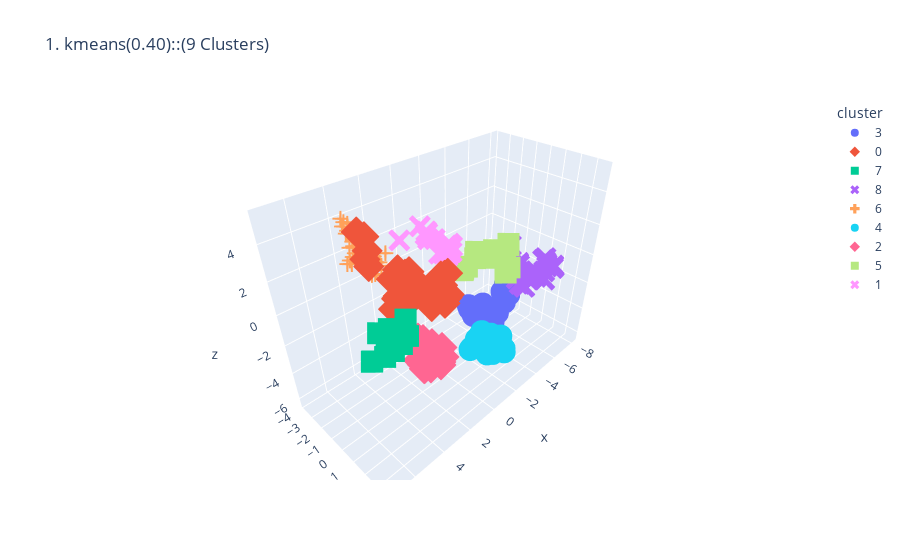
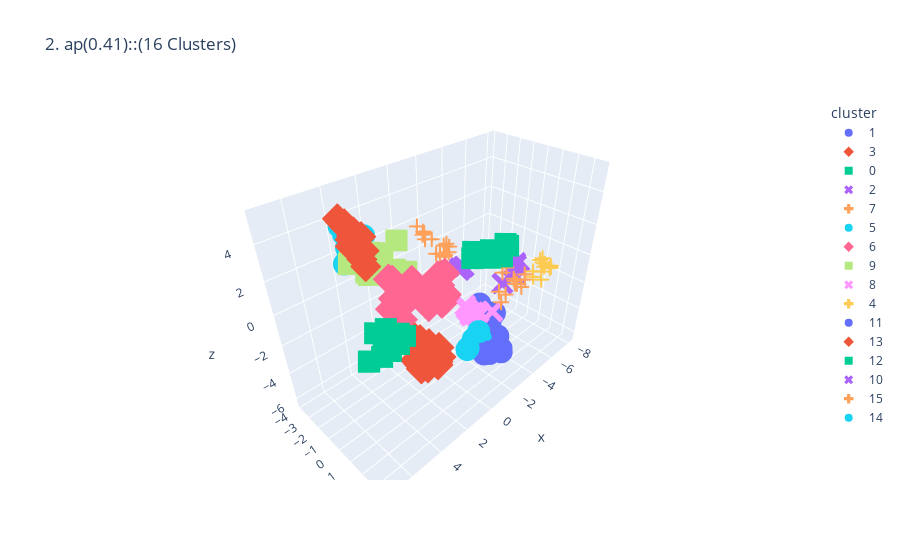
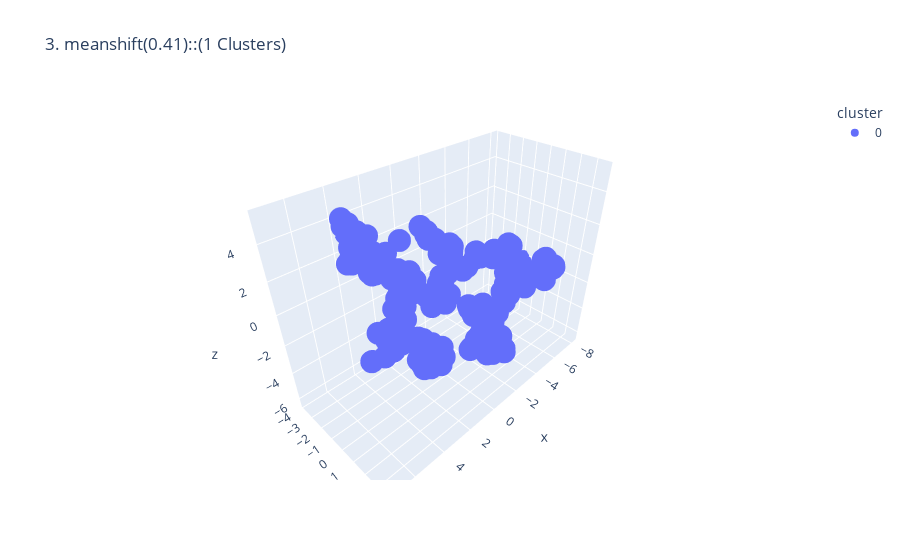
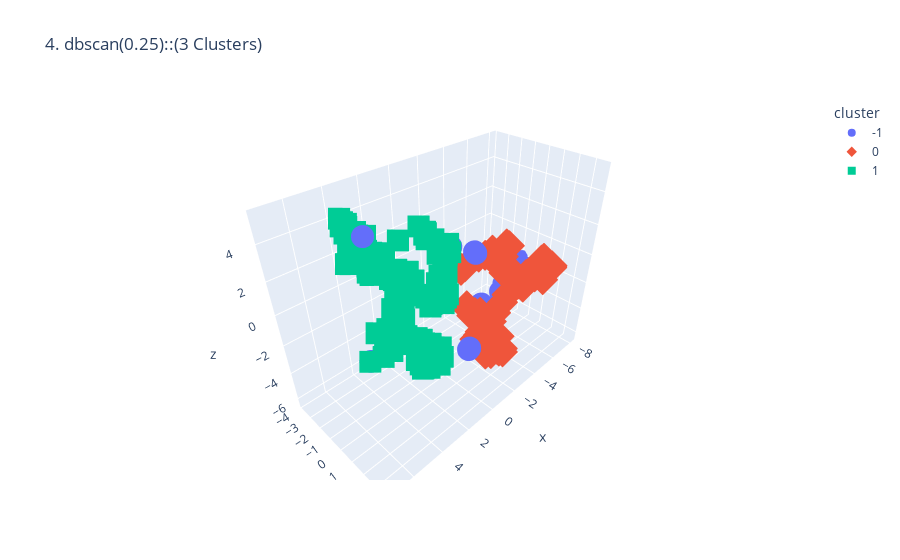

Notebook cell for these charts, in order:
### Markdown cell above
# 3D Plots

### Code cell
nn = 1
for name, model in fine_tunes_models.items():
    model.fit(x_scaled)

    if hasattr(model, "labels_"):
        y_pred = model.labels_.astype(int)
    else:
        y_pred = model.predict(x_scaled)  # Use x_scaled, not X
    
    n_clusters = np.unique(y_pred).size
    if n_clusters > 1:
        score = silhouette_score(x_scaled, y_pred)
    plot_datapoints(x_scaled, y_pred, n_components=3, title=f'{nn}. {name}({score:.2f})::({n_clusters} Clusters)')
        
    nn += 1
#     print(nn)

### Figure 1 — Plotly figure (JSON) as saved in the notebook; plotly's stock layout.template omitted (floating-point values rounded to 4 significant figures)
{"data": [{"hovertemplate": "cluster=3<br>x=%{x}<br>y=%{y}<br>z=%{z}<extra></extra>", "legendgroup": "3", "marker": {"color": "#636efa", "symbol": "circle"}, "mode": "markers", "name": "3", "scene": "scene", "showlegend": true, "type": "scatter3d", "x": [-5.079, -4.656, -6.648, -4.607, -4.626, -6.116, -4.68, -4.889, -4.657, -5.136, -4.211, -4.209, -4.668, -3.671, -3.552, -3.58, -3.679, -5.148, -4.777, -3.189, -3.283, -3.136, -3.271, -3.058, -3.065], "y": [-1.649, -1.006, -1.049, -0.9284, -1.24, -0.8838, -0.8203, -0.5088, -0.4656, -0.3918, -0.6714, -0.4337, -0.1926, -1.161, -1.116, -1.055, -0.5208, 0.3909, 0.3676, -1.256, -0.6172, -0.9676, -0.3183, -1.043, -0.08903], "z": [-4.757, -6.114, -3.537, -6.002, -5.538, -3.859, -5.676, -5.513, -5.875, -4.846, -6.322, -6.226, -4.374, -4.482, -4.595, -4.584, -4.066, -2.955, -3.378, -3.667, -3.926, -3.888, -3.938, -3.716, -3.874]}, {"hovertemplate": "cluster=0<br>x=%{x}<br>y=%{y}<br>z=%{z}<extra></extra>", "legendgroup": "0", "marker": {"color": "#EF553B", "symbol": "diamond"}, "mode": "markers", "name": "0", "scene": "scene", "showlegend": true, "type": "scatter3d", "x": [5.189, 5.299, 5.09, 5.164, 4.748, 5.168, 4.53, 4.497, 4.546, 4.69, 4.28, 4.159, 3.669, 3.783, 3.559, 3.84, 3.017, 3.112, 3.34, 2.752, 2.736, 3.084, 2.869, 2.745, 2.829, 2.641, 3.239, 1.957, 2.017, 1.982], "y": [0.6396, 0.8985, -0.02281, 0.4778, 0.08765, 2.155, 1.944, 1.538, 1.34, 1.783, 2.12, 1.376, 2.611, 2.983, 2.811, 1.225, -0.1903, 1.146, 2.042, 2.319, 2.571, 3.067, 0.1617, 2.99, 2.948, 0.1858, -0.02157, 2.105, 1.965, 1.675], "z": [5.288, 4.049, 5.211, 4.151, 4.228, 2.468, 3.101, 3.298, 3.284, 2.565, 2.693, 2.675, 2.52, 2.3, 2.211, 1.394, 2.366, 2.441, 2.205, 2.679, 2.691, 2.149, 2.215, 2.405, 2.26, 2.252, 1.027, 2.741, 2.593, 2.4]}, {"hovertemplate": "cluster=7<br>x=%{x}<br>y=%{y}<br>z=%{z}<extra></extra>", "legendgroup": "7", "marker": {"color": "#00cc96", "symbol": "square"}, "mode": "markers", "name": "7", "scene": "scene", "showlegend": true, "type": "scatter3d", "x": [6.574, 6.48, 6.84, 6.506, 7.192, 6.454, 7.164, 6.361, 5.848, 5.98, 5.908, 5.605, 5.192], "y": [3.448, 3.515, 3.619, 2.828, 3.201, 3.315, 3.189, 3.552, 3.462, 3.595, 2.719, 3.538, 2.927], "z": [2.443, 2.484, 1.866, 2.375, 1.57, 2.333, 1.559, 1.816, 2.338, 1.962, 2.167, 2.117, 2.368]}, {"hovertemplate": "cluster=8<br>x=%{x}<br>y=%{y}<br>z=%{z}<extra></extra>", "legendgroup": "8", "marker": {"color": "#ab63fa", "symbol": "x"}, "mode": "markers", "name": "8", "scene": "scene", "showlegend": true, "type": "scatter3d", "x": [-8.011, -8.058, -7.164, -7.88, -7.643, -6.52, -7.181, -6.233, -7.926, -6.601, -7.895, -7.4, -7.843, -6.85, -6.641, -7.561, -5.874, -5.638, -5.631, -7.329, -5.644, -6.107, -7.378, -7.187, -7.08, -5.776], "y": [-0.9633, -0.8332, -0.5055, -0.9696, -1.015, 0.02847, 1.573, 0.249, 1.207, 0.7515, 1.701, 1.357, 1.704, 1.105, 1.301, 1.062, 0.6492, 0.8287, 0.5475, 1.973, 1.174, 1.003, 1.335, 1.495, 1.703, -0.2201], "z": [-2.36, -2.299, -2.817, -2.396, -2.54, -2.739, -2.219, -2.713, -1.5, -2.328, -1.522, -1.805, -1.404, -1.646, -1.878, -1.147, -2.347, -2.167, -1.895, -1.236, -2.227, -1.581, -0.8157, -0.9716, -1.132, 0.1022]}, {"hovertemplate": "cluster=6<br>x=%{x}<br>y=%{y}<br>z=%{z}<extra></extra>", "legendgroup": "6", "marker": {"color": "#FFA15A", "symbol": "cross"}, "mode": "markers", "name": "6", "scene": "scene", "showlegend": true, "type": "scatter3d", "x": [4.697, 4.88, 4.71, 4.857, 4.937, 4.733, 4.816, 3.691, 4.473, 4.451, 4.366, 4.145, 4.111, 3.337, 3.978, 4.098, 3.247, 3.81, 3.425, 3.539, 3.771, 3.335, 3.485, 3.335, 3.131, 2.919, 3.123, 2.955, 2.717, 2.494, 3.165, 2.434, 2.964], "y": [-1.79, -0.9823, -1.563, -0.8022, -0.2234, -1.232, -0.6376, -3.474, -1.35, -2.209, -1.951, -1.913, -2.197, -3.818, -2.736, -0.9714, -3.813, -1.381, -3.171, -3.331, -1.261, -1.638, -1.188, -2.747, -1.866, -3.869, -1.325, -1.695, -3.654, -3.274, -1.867, -1.856, -1.982], "z": [5.046, 5.161, 4.965, 4.129, 4.18, 4.861, 4.701, 3.683, 4.095, 2.417, 2.49, 3.012, 2.672, 3.027, 2.184, 2.334, 3.157, 2.917, 2.855, 2.486, 1.914, 2.826, 2.553, 1.986, 2.426, 2.753, 2.12, 2.08, 2.752, 2.788, 1.409, 2.322, 1.509]}, {"hovertemplate": "cluster=4<br>x=%{x}<br>y=%{y}<br>z=%{z}<extra></extra>", "legendgroup": "4", "marker": {"color": "#19d3f3", "symbol": "circle"}, "mode": "markers", "name": "4", "scene": "scene", "showlegend": true, "type": "scatter3d", "x": [-2.677, -2.544, -2.906, -2.957, -2.592, -2.211, -1.949, -2.173, -2.369, -2.031, -1.807, -1.774, -1.814, -1.509, -1.197, -1.311, -0.455, -0.3106], "y": [2.203, 2.334, 1.625, 1.679, 1.191, 2.307, 2.503, 2.055, 1.995, 0.9328, 1.267, 2.065, 0.9903, 1.961, 2.115, 1.162, 1.524, 1.578], "z": [-4.776, -4.88, -4.29, -4.289, -4.211, -4.391, -4.308, -4.52, -4.78, -3.824, -4.044, -4.683, -3.931, -4.468, -4.303, -3.822, -3.75, -3.732]}, {"hovertemplate": "cluster=2<br>x=%{x}<br>y=%{y}<br>z=%{z}<extra></extra>", "legendgroup": "2", "marker": {"color": "#FF6692", "symbol": "diamond"}, "mode": "markers", "name": "2", "scene": "scene", "showlegend": true, "type": "scatter3d", "x": [3.73, 3.412, 3.9, 3.338, 3.74, 3.184, 3.26, 3.606, 3.189, 3.036, 3.303, 3.627, 2.853, 3.42, 2.945, 2.712, 2.676, 2.423, 2.035, 2.197, 1.923], "y": [2.007, 1.886, 2.307, 1.426, 1.843, 1.777, 1.224, 2.595, 2.217, 2.088, 2.422, 2.132, 1.441, 1.946, 2.303, 1.883, 2.318, 1.707, 1.743, 1.813, 1.767], "z": [-0.7844, -0.469, -1.479, -0.703, -1.615, -0.914, -1.183, -1.709, -1.116, -0.8388, -1.407, -2.076, -1.412, -2.327, -1.881, -2.274, -2.339, -2.469, -1.946, -2.818, -2.673]}, {"hovertemplate": "cluster=5<br>x=%{x}<br>y=%{y}<br>z=%{z}<extra></extra>", "legendgroup": "5", "marker": {"color": "#B6E880", "symbol": "square"}, "mode": "markers", "name": "5", "scene": "scene", "showlegend": true, "type": "scatter3d", "x": [-4.979, -4.995, -3.143, -3.109, -3.301, -5.153, -4.58, -4.036, -3.807, -3.112, -4.985, -4.356, -4.16, -3.855, -5.396, -5.36, -4.374, -3.241, -2.95], "y": [0.1269, -0.799, -1.743, -1.74, -1.58, 0.256, -0.5991, -1.286, -1.365, -1.725, -0.02538, -0.4573, -0.7635, -0.997, -0.1342, -0.1172, -0.3914, -0.7297, -0.5627], "z": [-1.335, -0.2611, -1.075, -1.163, -0.9231, -0.9856, -0.4159, -0.3327, -0.4398, -1.007, -0.2453, -0.2542, -0.1236, -0.2221, 0.326, 0.4366, 0.2932, 0.4104, 0.6983]}, {"hovertemplate": "cluster=1<br>x=%{x}<br>y=%{y}<br>z=%{z}<extra></extra>", "legendgroup": "1", "marker": {"color": "#FF97FF", "symbol": "x"}, "mode": "markers", "name": "1", "scene": "scene", "showlegend": true, "type": "scatter3d", "x": [0.7072, 0.5124, 1.054, 0.7777, 0.6628, 1.434, 0.6572, 0.3124, 0.2468, 0.157, -0.1004, -0.1271, 0.01709, -0.6234, -0.6816], "y": [-0.6653, -1.353, 0.5964, -0.4757, -0.7738, -1.942, 0.4517, -1.039, 0.4002, 0.2692, -0.9328, -0.08121, 0.4196, -0.379, -0.2351], "z": [3.338, 3.301, 2.74, 3.005, 3.107, 2.62, 2.523, 2.96, 2.247, 2.052, 2.488, 2.445, 2.318, 2.229, 2.098]}], "layout": {"legend": {"title": {"text": "cluster"}, "tracegroupgap": 0}, "scene": {"domain": {"x": [0.0, 1.0], "y": [0.0, 1.0]}, "xaxis": {"title": {"text": "x"}}, "yaxis": {"title": {"text": "y"}}, "zaxis": {"title": {"text": "z"}}}, "title": {"text": "1. kmeans(0.40)::(9 Clusters)"}}}

### Figure 2 — Plotly figure (JSON) as saved in the notebook; plotly's stock layout.template omitted (floating-point values rounded to 4 significant figures)
{"data": [{"hovertemplate": "cluster=1<br>x=%{x}<br>y=%{y}<br>z=%{z}<extra></extra>", "legendgroup": "1", "marker": {"color": "#636efa", "symbol": "circle"}, "mode": "markers", "name": "1", "scene": "scene", "showlegend": true, "type": "scatter3d", "x": [-5.079, -4.656, -4.607, -4.626, -4.68, -4.889, -4.657, -5.136, -4.211, -4.209], "y": [-1.649, -1.006, -0.9284, -1.24, -0.8203, -0.5088, -0.4656, -0.3918, -0.6714, -0.4337], "z": [-4.757, -6.114, -6.002, -5.538, -5.676, -5.513, -5.875, -4.846, -6.322, -6.226]}, {"hovertemplate": "cluster=3<br>x=%{x}<br>y=%{y}<br>z=%{z}<extra></extra>", "legendgroup": "3", "marker": {"color": "#EF553B", "symbol": "diamond"}, "mode": "markers", "name": "3", "scene": "scene", "showlegend": true, "type": "scatter3d", "x": [5.189, 5.299, 5.09, 4.697, 5.164, 4.88, 4.71, 4.857, 4.937, 4.733, 4.816, 4.748, 4.473], "y": [0.6396, 0.8985, -0.02281, -1.79, 0.4778, -0.9823, -1.563, -0.8022, -0.2234, -1.232, -0.6376, 0.08765, -1.35], "z": [5.288, 4.049, 5.211, 5.046, 4.151, 5.161, 4.965, 4.129, 4.18, 4.861, 4.701, 4.228, 4.095]}, {"hovertemplate": "cluster=0<br>x=%{x}<br>y=%{y}<br>z=%{z}<extra></extra>", "legendgroup": "0", "marker": {"color": "#00cc96", "symbol": "square"}, "mode": "markers", "name": "0", "scene": "scene", "showlegend": true, "type": "scatter3d", "x": [6.574, 6.48, 6.84, 6.506, 7.192, 6.454, 7.164, 6.361, 5.848, 5.98, 5.908, 5.605], "y": [3.448, 3.515, 3.619, 2.828, 3.201, 3.315, 3.189, 3.552, 3.462, 3.595, 2.719, 3.538], "z": [2.443, 2.484, 1.866, 2.375, 1.57, 2.333, 1.559, 1.816, 2.338, 1.962, 2.167, 2.117]}, {"hovertemplate": "cluster=2<br>x=%{x}<br>y=%{y}<br>z=%{z}<extra></extra>", "legendgroup": "2", "marker": {"color": "#ab63fa", "symbol": "x"}, "mode": "markers", "name": "2", "scene": "scene", "showlegend": true, "type": "scatter3d", "x": [-8.011, -8.058, -6.648, -7.164, -7.88, -7.643], "y": [-0.9633, -0.8332, -1.049, -0.5055, -0.9696, -1.015], "z": [-2.36, -2.299, -3.537, -2.817, -2.396, -2.54]}, {"hovertemplate": "cluster=7<br>x=%{x}<br>y=%{y}<br>z=%{z}<extra></extra>", "legendgroup": "7", "marker": {"color": "#FFA15A", "symbol": "cross"}, "mode": "markers", "name": "7", "scene": "scene", "showlegend": true, "type": "scatter3d", "x": [-6.116, -6.52, -6.233, -6.601, -5.148, -4.777, -5.874, -5.638, -5.631, -5.644, -6.107, -4.979, -5.153], "y": [-0.8838, 0.02847, 0.249, 0.7515, 0.3909, 0.3676, 0.6492, 0.8287, 0.5475, 1.174, 1.003, 0.1269, 0.256], "z": [-3.859, -2.739, -2.713, -2.328, -2.955, -3.378, -2.347, -2.167, -1.895, -2.227, -1.581, -1.335, -0.9856]}, {"hovertemplate": "cluster=5<br>x=%{x}<br>y=%{y}<br>z=%{z}<extra></extra>", "legendgroup": "5", "marker": {"color": "#19d3f3", "symbol": "circle"}, "mode": "markers", "name": "5", "scene": "scene", "showlegend": true, "type": "scatter3d", "x": [3.691, 4.451, 3.337, 3.978, 3.247, 3.425, 3.539, 3.335, 2.919, 2.717, 2.494], "y": [-3.474, -2.209, -3.818, -2.736, -3.813, -3.171, -3.331, -2.747, -3.869, -3.654, -3.274], "z": [3.683, 2.417, 3.027, 2.184, 3.157, 2.855, 2.486, 1.986, 2.753, 2.752, 2.788]}, {"hovertemplate": "cluster=6<br>x=%{x}<br>y=%{y}<br>z=%{z}<extra></extra>", "legendgroup": "6", "marker": {"color": "#FF6692", "symbol": "diamond"}, "mode": "markers", "name": "6", "scene": "scene", "showlegend": true, "type": "scatter3d", "x": [5.168, 5.192, 4.53, 4.497, 4.546, 4.69, 4.28, 4.159, 3.669, 3.783, 3.559, 3.84, 3.112, 3.34, 2.752, 2.736, 3.084, 2.745, 2.829, 1.957, 2.017, 1.982], "y": [2.155, 2.927, 1.944, 1.538, 1.34, 1.783, 2.12, 1.376, 2.611, 2.983, 2.811, 1.225, 1.146, 2.042, 2.319, 2.571, 3.067, 2.99, 2.948, 2.105, 1.965, 1.675], "z": [2.468, 2.368, 3.101, 3.298, 3.284, 2.565, 2.693, 2.675, 2.52, 2.3, 2.211, 1.394, 2.441, 2.205, 2.679, 2.691, 2.149, 2.405, 2.26, 2.741, 2.593, 2.4]}, {"hovertemplate": "cluster=9<br>x=%{x}<br>y=%{y}<br>z=%{z}<extra></extra>", "legendgroup": "9", "marker": {"color": "#B6E880", "symbol": "square"}, "mode": "markers", "name": "9", "scene": "scene", "showlegend": true, "type": "scatter3d", "x": [4.366, 4.145, 4.111, 4.098, 3.81, 3.771, 3.335, 3.485, 3.131, 3.017, 3.123, 2.955, 2.869, 3.165, 2.434, 2.964, 2.641, 3.239, 1.434], "y": [-1.951, -1.913, -2.197, -0.9714, -1.381, -1.261, -1.638, -1.188, -1.866, -0.1903, -1.325, -1.695, 0.1617, -1.867, -1.856, -1.982, 0.1858, -0.02157, -1.942], "z": [2.49, 3.012, 2.672, 2.334, 2.917, 1.914, 2.826, 2.553, 2.426, 2.366, 2.12, 2.08, 2.215, 1.409, 2.322, 1.509, 2.252, 1.027, 2.62]}, {"hovertemplate": "cluster=8<br>x=%{x}<br>y=%{y}<br>z=%{z}<extra></extra>", "legendgroup": "8", "marker": {"color": "#FF97FF", "symbol": "x"}, "mode": "markers", "name": "8", "scene": "scene", "showlegend": true, "type": "scatter3d", "x": [-4.668, -3.671, -3.552, -3.58, -3.679, -3.189, -3.283, -3.136, -3.271, -3.058, -3.065], "y": [-0.1926, -1.161, -1.116, -1.055, -0.5208, -1.256, -0.6172, -0.9676, -0.3183, -1.043, -0.08903], "z": [-4.374, -4.482, -4.595, -4.584, -4.066, -3.667, -3.926, -3.888, -3.938, -3.716, -3.874]}, {"hovertemplate": "cluster=4<br>x=%{x}<br>y=%{y}<br>z=%{z}<extra></extra>", "legendgroup": "4", "marker": {"color": "#FECB52", "symbol": "cross"}, "mode": "markers", "name": "4", "scene": "scene", "showlegend": true, "type": "scatter3d", "x": [-7.181, -7.926, -7.895, -7.4, -7.843, -6.85, -6.641, -7.561, -7.329, -7.378, -7.187, -7.08], "y": [1.573, 1.207, 1.701, 1.357, 1.704, 1.105, 1.301, 1.062, 1.973, 1.335, 1.495, 1.703], "z": [-2.219, -1.5, -1.522, -1.805, -1.404, -1.646, -1.878, -1.147, -1.236, -0.8157, -0.9716, -1.132]}, {"hovertemplate": "cluster=11<br>x=%{x}<br>y=%{y}<br>z=%{z}<extra></extra>", "legendgroup": "11", "marker": {"color": "#636efa", "symbol": "circle"}, "mode": "markers", "name": "11", "scene": "scene", "showlegend": true, "type": "scatter3d", "x": [-2.677, -2.544, -2.906, -2.957, -2.592, -2.211, -1.949, -2.173, -2.369, -1.774, -1.509, -1.197], "y": [2.203, 2.334, 1.625, 1.679, 1.191, 2.307, 2.503, 2.055, 1.995, 2.065, 1.961, 2.115], "z": [-4.776, -4.88, -4.29, -4.289, -4.211, -4.391, -4.308, -4.52, -4.78, -4.683, -4.468, -4.303]}, {"hovertemplate": "cluster=13<br>x=%{x}<br>y=%{y}<br>z=%{z}<extra></extra>", "legendgroup": "13", "marker": {"color": "#EF553B", "symbol": "diamond"}, "mode": "markers", "name": "13", "scene": "scene", "showlegend": true, "type": "scatter3d", "x": [3.73, 3.412, 3.9, 3.338, 3.74, 3.184, 3.26, 3.606, 3.189, 3.036, 3.303, 3.627, 2.853, 3.42, 2.945, 2.712, 2.676, 2.423, 2.035, 2.197, 1.923], "y": [2.007, 1.886, 2.307, 1.426, 1.843, 1.777, 1.224, 2.595, 2.217, 2.088, 2.422, 2.132, 1.441, 1.946, 2.303, 1.883, 2.318, 1.707, 1.743, 1.813, 1.767], "z": [-0.7844, -0.469, -1.479, -0.703, -1.615, -0.914, -1.183, -1.709, -1.116, -0.8388, -1.407, -2.076, -1.412, -2.327, -1.881, -2.274, -2.339, -2.469, -1.946, -2.818, -2.673]}, {"hovertemplate": "cluster=12<br>x=%{x}<br>y=%{y}<br>z=%{z}<extra></extra>", "legendgroup": "12", "marker": {"color": "#00cc96", "symbol": "square"}, "mode": "markers", "name": "12", "scene": "scene", "showlegend": true, "type": "scatter3d", "x": [-5.776, -4.995, -4.58, -4.036, -3.807, -4.985, -4.356, -4.16, -3.855, -5.396, -5.36, -4.374, -3.241, -2.95], "y": [-0.2201, -0.799, -0.5991, -1.286, -1.365, -0.02538, -0.4573, -0.7635, -0.997, -0.1342, -0.1172, -0.3914, -0.7297, -0.5627], "z": [0.1022, -0.2611, -0.4159, -0.3327, -0.4398, -0.2453, -0.2542, -0.1236, -0.2221, 0.326, 0.4366, 0.2932, 0.4104, 0.6983]}, {"hovertemplate": "cluster=10<br>x=%{x}<br>y=%{y}<br>z=%{z}<extra></extra>", "legendgroup": "10", "marker": {"color": "#ab63fa", "symbol": "x"}, "mode": "markers", "name": "10", "scene": "scene", "showlegend": true, "type": "scatter3d", "x": [-3.143, -3.109, -3.301, -3.112], "y": [-1.743, -1.74, -1.58, -1.725], "z": [-1.075, -1.163, -0.9231, -1.007]}, {"hovertemplate": "cluster=15<br>x=%{x}<br>y=%{y}<br>z=%{z}<extra></extra>", "legendgroup": "15", "marker": {"color": "#FFA15A", "symbol": "cross"}, "mode": "markers", "name": "15", "scene": "scene", "showlegend": true, "type": "scatter3d", "x": [0.7072, 0.5124, 1.054, 0.7777, 0.6628, 0.6572, 0.3124, 0.2468, 0.157, -0.1004, -0.1271, 0.01709, -0.6234, -0.6816], "y": [-0.6653, -1.353, 0.5964, -0.4757, -0.7738, 0.4517, -1.039, 0.4002, 0.2692, -0.9328, -0.08121, 0.4196, -0.379, -0.2351], "z": [3.338, 3.301, 2.74, 3.005, 3.107, 2.523, 2.96, 2.247, 2.052, 2.488, 2.445, 2.318, 2.229, 2.098]}, {"hovertemplate": "cluster=14<br>x=%{x}<br>y=%{y}<br>z=%{z}<extra></extra>", "legendgroup": "14", "marker": {"color": "#19d3f3", "symbol": "circle"}, "mode": "markers", "name": "14", "scene": "scene", "showlegend": true, "type": "scatter3d", "x": [-2.031, -1.807, -1.814, -1.311, -0.455, -0.3106], "y": [0.9328, 1.267, 0.9903, 1.162, 1.524, 1.578], "z": [-3.824, -4.044, -3.931, -3.822, -3.75, -3.732]}], "layout": {"legend": {"title": {"text": "cluster"}, "tracegroupgap": 0}, "scene": {"domain": {"x": [0.0, 1.0], "y": [0.0, 1.0]}, "xaxis": {"title": {"text": "x"}}, "yaxis": {"title": {"text": "y"}}, "zaxis": {"title": {"text": "z"}}}, "title": {"text": "2. ap(0.41)::(16 Clusters)"}}}

### Figure 3 — Plotly figure (JSON) as saved in the notebook; plotly's stock layout.template omitted (floating-point values rounded to 4 significant figures; data arrays with more than 128 entries replaced by an {"elided": "..."} marker saying what was removed)
{"data": [{"hovertemplate": "cluster=0<br>x=%{x}<br>y=%{y}<br>z=%{z}<extra></extra>", "legendgroup": "0", "marker": {"color": "#636efa", "symbol": "circle"}, "mode": "markers", "name": "0", "scene": "scene", "showlegend": true, "type": "scatter3d", "x": {"elided": "200 float values"}, "y": {"elided": "200 float values"}, "z": {"elided": "200 float values"}}], "layout": {"legend": {"title": {"text": "cluster"}, "tracegroupgap": 0}, "scene": {"domain": {"x": [0.0, 1.0], "y": [0.0, 1.0]}, "xaxis": {"title": {"text": "x"}}, "yaxis": {"title": {"text": "y"}}, "zaxis": {"title": {"text": "z"}}}, "title": {"text": "3. meanshift(0.41)::(1 Clusters)"}}}

### Figure 4 — Plotly figure (JSON) as saved in the notebook; plotly's stock layout.template omitted (floating-point values rounded to 4 significant figures)
{"data": [{"hovertemplate": "cluster=-1<br>x=%{x}<br>y=%{y}<br>z=%{z}<extra></extra>", "legendgroup": "-1", "marker": {"color": "#636efa", "symbol": "circle"}, "mode": "markers", "name": "-1", "scene": "scene", "showlegend": true, "type": "scatter3d", "x": [-5.079, 5.189, -8.011, -8.058, -6.648, 7.164, -6.116, -7.88, -7.643, -3.241, -0.6816, -0.455, -2.95, -0.3106], "y": [-1.649, 0.6396, -0.9633, -0.8332, -1.049, 3.189, -0.8838, -0.9696, -1.015, -0.7297, -0.2351, 1.524, -0.5627, 1.578], "z": [-4.757, 5.288, -2.36, -2.299, -3.537, 1.559, -3.859, -2.396, -2.54, 0.4104, 2.098, -3.75, 0.6983, -3.732]}, {"hovertemplate": "cluster=0<br>x=%{x}<br>y=%{y}<br>z=%{z}<extra></extra>", "legendgroup": "0", "marker": {"color": "#EF553B", "symbol": "diamond"}, "mode": "markers", "name": "0", "scene": "scene", "showlegend": true, "type": "scatter3d", "x": [-4.656, -4.607, -4.626, -7.164, -4.68, -4.889, -4.657, -5.136, -4.211, -4.209, -6.52, -4.668, -7.181, -6.233, -7.926, -6.601, -7.895, -3.671, -7.4, -3.552, -3.58, -7.843, -6.85, -3.679, -5.148, -6.641, -4.777, -7.561, -5.874, -3.189, -5.638, -3.283, -5.631, -3.136, -7.329, -3.271, -5.644, -6.107, -7.378, -7.187, -7.08, -3.058, -3.065, -2.677, -4.979, -2.544, -5.776, -2.906, -4.995, -2.957, -3.143, -2.592, -3.109, -2.211, -3.301, -1.949, -5.153, -2.173, -4.58, -2.369, -4.036, -3.807, -3.112, -4.985, -4.356, -2.031, -4.16, -1.807, -3.855, -1.774, -5.396, -1.814, -5.36, -1.509, -4.374, -1.197, -1.311], "y": [-1.006, -0.9284, -1.24, -0.5055, -0.8203, -0.5088, -0.4656, -0.3918, -0.6714, -0.4337, 0.02847, -0.1926, 1.573, 0.249, 1.207, 0.7515, 1.701, -1.161, 1.357, -1.116, -1.055, 1.704, 1.105, -0.5208, 0.3909, 1.301, 0.3676, 1.062, 0.6492, -1.256, 0.8287, -0.6172, 0.5475, -0.9676, 1.973, -0.3183, 1.174, 1.003, 1.335, 1.495, 1.703, -1.043, -0.08903, 2.203, 0.1269, 2.334, -0.2201, 1.625, -0.799, 1.679, -1.743, 1.191, -1.74, 2.307, -1.58, 2.503, 0.256, 2.055, -0.5991, 1.995, -1.286, -1.365, -1.725, -0.02538, -0.4573, 0.9328, -0.7635, 1.267, -0.997, 2.065, -0.1342, 0.9903, -0.1172, 1.961, -0.3914, 2.115, 1.162], "z": [-6.114, -6.002, -5.538, -2.817, -5.676, -5.513, -5.875, -4.846, -6.322, -6.226, -2.739, -4.374, -2.219, -2.713, -1.5, -2.328, -1.522, -4.482, -1.805, -4.595, -4.584, -1.404, -1.646, -4.066, -2.955, -1.878, -3.378, -1.147, -2.347, -3.667, -2.167, -3.926, -1.895, -3.888, -1.236, -3.938, -2.227, -1.581, -0.8157, -0.9716, -1.132, -3.716, -3.874, -4.776, -1.335, -4.88, 0.1022, -4.29, -0.2611, -4.289, -1.075, -4.211, -1.163, -4.391, -0.9231, -4.308, -0.9856, -4.52, -0.4159, -4.78, -0.3327, -0.4398, -1.007, -0.2453, -0.2542, -3.824, -0.1236, -4.044, -0.2221, -4.683, 0.326, -3.931, 0.4366, -4.468, 0.2932, -4.303, -3.822]}, {"hovertemplate": "cluster=1<br>x=%{x}<br>y=%{y}<br>z=%{z}<extra></extra>", "legendgroup": "1", "marker": {"color": "#00cc96", "symbol": "square"}, "mode": "markers", "name": "1", "scene": "scene", "showlegend": true, "type": "scatter3d", "x": [6.574, 5.299, 6.48, 5.09, 6.84, 6.506, 7.192, 4.697, 6.454, 5.164, 4.88, 4.71, 4.857, 4.937, 6.361, 5.848, 4.733, 5.98, 4.816, 5.908, 4.748, 5.605, 3.691, 5.168, 4.473, 5.192, 4.451, 4.53, 4.497, 4.546, 4.366, 4.69, 4.145, 4.111, 4.28, 3.337, 3.978, 4.098, 3.247, 4.159, 3.81, 3.425, 3.539, 3.771, 3.669, 3.335, 3.485, 3.783, 3.335, 3.559, 3.84, 3.131, 2.919, 3.017, 3.112, 3.123, 3.34, 2.752, 2.955, 2.736, 2.717, 3.084, 2.869, 2.745, 2.829, 2.494, 3.165, 2.434, 2.964, 2.641, 3.239, 1.957, 3.73, 2.017, 3.412, 3.9, 0.7072, 3.338, 0.5124, 1.982, 3.74, 3.184, 1.054, 0.7777, 3.26, 0.6628, 3.606, 3.189, 3.036, 1.434, 3.303, 3.627, 2.853, 3.42, 0.6572, 0.3124, 2.945, 0.2468, 2.712, 2.676, 0.157, -0.1004, -0.1271, 2.423, 0.01709, 2.035, 2.197, -0.6234, 1.923], "y": [3.448, 0.8985, 3.515, -0.02281, 3.619, 2.828, 3.201, -1.79, 3.315, 0.4778, -0.9823, -1.563, -0.8022, -0.2234, 3.552, 3.462, -1.232, 3.595, -0.6376, 2.719, 0.08765, 3.538, -3.474, 2.155, -1.35, 2.927, -2.209, 1.944, 1.538, 1.34, -1.951, 1.783, -1.913, -2.197, 2.12, -3.818, -2.736, -0.9714, -3.813, 1.376, -1.381, -3.171, -3.331, -1.261, 2.611, -1.638, -1.188, 2.983, -2.747, 2.811, 1.225, -1.866, -3.869, -0.1903, 1.146, -1.325, 2.042, 2.319, -1.695, 2.571, -3.654, 3.067, 0.1617, 2.99, 2.948, -3.274, -1.867, -1.856, -1.982, 0.1858, -0.02157, 2.105, 2.007, 1.965, 1.886, 2.307, -0.6653, 1.426, -1.353, 1.675, 1.843, 1.777, 0.5964, -0.4757, 1.224, -0.7738, 2.595, 2.217, 2.088, -1.942, 2.422, 2.132, 1.441, 1.946, 0.4517, -1.039, 2.303, 0.4002, 1.883, 2.318, 0.2692, -0.9328, -0.08121, 1.707, 0.4196, 1.743, 1.813, -0.379, 1.767], "z": [2.443, 4.049, 2.484, 5.211, 1.866, 2.375, 1.57, 5.046, 2.333, 4.151, 5.161, 4.965, 4.129, 4.18, 1.816, 2.338, 4.861, 1.962, 4.701, 2.167, 4.228, 2.117, 3.683, 2.468, 4.095, 2.368, 2.417, 3.101, 3.298, 3.284, 2.49, 2.565, 3.012, 2.672, 2.693, 3.027, 2.184, 2.334, 3.157, 2.675, 2.917, 2.855, 2.486, 1.914, 2.52, 2.826, 2.553, 2.3, 1.986, 2.211, 1.394, 2.426, 2.753, 2.366, 2.441, 2.12, 2.205, 2.679, 2.08, 2.691, 2.752, 2.149, 2.215, 2.405, 2.26, 2.788, 1.409, 2.322, 1.509, 2.252, 1.027, 2.741, -0.7844, 2.593, -0.469, -1.479, 3.338, -0.703, 3.301, 2.4, -1.615, -0.914, 2.74, 3.005, -1.183, 3.107, -1.709, -1.116, -0.8388, 2.62, -1.407, -2.076, -1.412, -2.327, 2.523, 2.96, -1.881, 2.247, -2.274, -2.339, 2.052, 2.488, 2.445, -2.469, 2.318, -1.946, -2.818, 2.229, -2.673]}], "layout": {"legend": {"title": {"text": "cluster"}, "tracegroupgap": 0}, "scene": {"domain": {"x": [0.0, 1.0], "y": [0.0, 1.0]}, "xaxis": {"title": {"text": "x"}}, "yaxis": {"title": {"text": "y"}}, "zaxis": {"title": {"text": "z"}}}, "title": {"text": "4. dbscan(0.25)::(3 Clusters)"}}}
